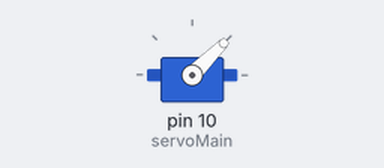
A sketch run on a simulated Arduino Uno, built with avr-gcc and run on an emulated ATmega328P. Shown: servo.

Above: at 0.05 s.
At 1.25 s:
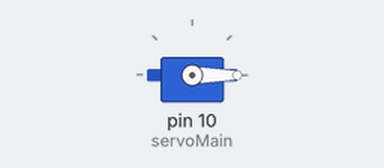
At 2.5 s:
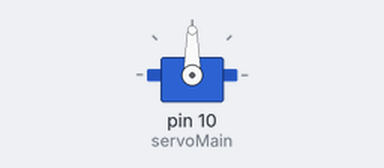
At 5.0 s:
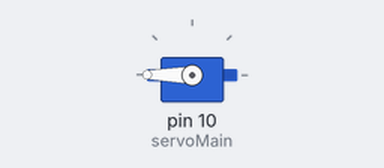
Timing chart, 0 to 6.5 s (numbered marks = the images above):
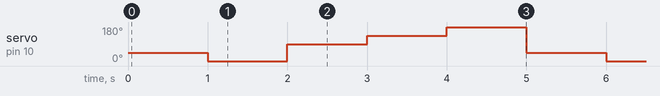

Measured:
- by itself, servo on pin 10 (servoMain): repeats every 5.0 s: 90° 1.0 s, 135° 1.0 s, 180° 1.0 s, 45° 1.0 s, 0° 1.0 s

The sketch:

servomain.ino
```cpp
#include <Servo.h>

Servo servoMain; // Define our Servo

void setup()
{
   servoMain.attach(10); // servo on digital pin 10
}

void loop()
{
   servoMain.write(45);  // Turn Servo Left to 45 degrees
   delay(1000);          // Wait 1 second
   servoMain.write(0);   // Turn Servo Left to 0 degrees
   delay(1000);          // Wait 1 second
   servoMain.write(90);  // Turn Servo back to center position (90 degrees)
   delay(1000);          // Wait 1 second
   servoMain.write(135); // Turn Servo Right to 135 degrees
   delay(1000);          // Wait 1 second
   servoMain.write(180); // Turn Servo Right to 180 degrees
   delay(1000);          // Wait 1 second
   servoMain.write(90);  // Turn Servo back to center position (90 degrees)
//     delay(1000);
}
```
